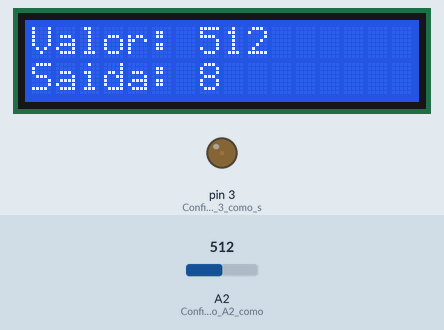
This sketch was run on a simulated Arduino Uno, built with avr-gcc and run on an emulated ATmega328P. Shown: 16×2 character LCD, output pins drawn as LEDs (lit = HIGH). The test bench sets the inputs (shaded band); at power-on: A2 (Configura_o_pino_A2_como) = 512. What the sketch prints to the serial monitor is not drawn.

Above: at 1.2 s.
1.3 s: A2 (Configura_o_pino_A2_como) set to 306
At 2.9 s:
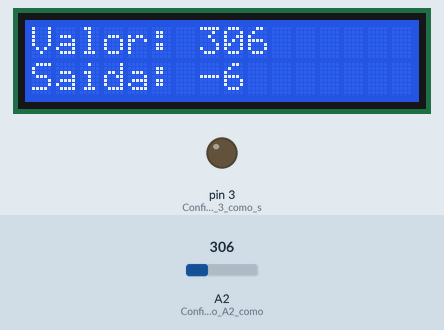
4.3 s: A2 (Configura_o_pino_A2_como) set to 716
At 5.9 s:
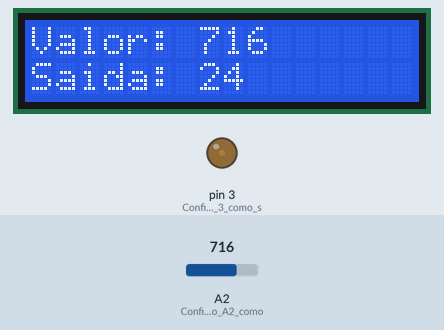
7.3 s: A2 (Configura_o_pino_A2_como) set to 1023
At 8.8 s:
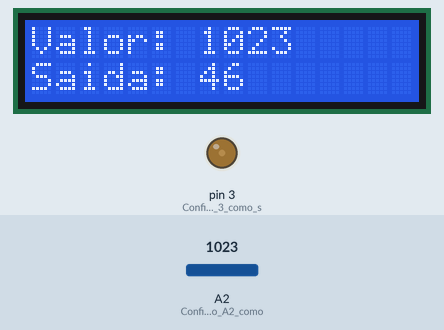
10.3 s: A2 (Configura_o_pino_A2_como) set to 900
At 11.3 s:
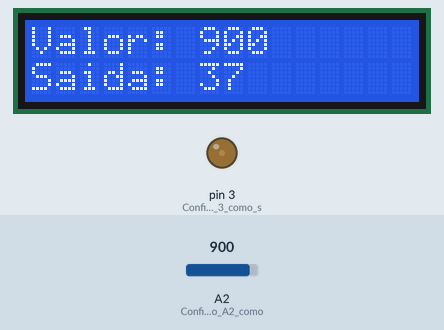
13.3 s: A2 (Configura_o_pino_A2_como) set to 511
At 14.6 s:
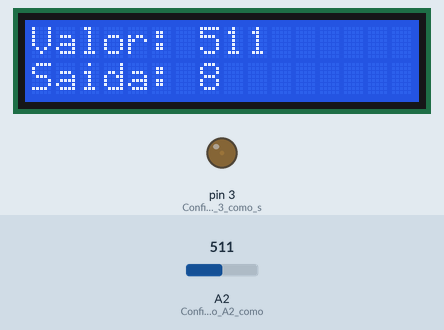
16.3 s: A2 (Configura_o_pino_A2_como) set to 0
At 18.0 s:
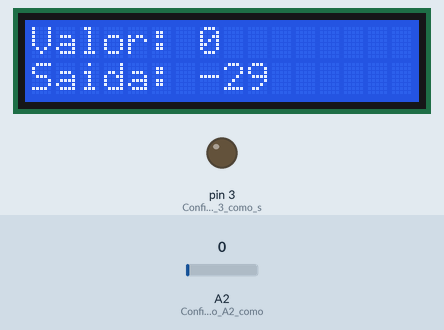
Timing chart, 0 to 19.5 s (numbered marks = the images above; inputs shaded):
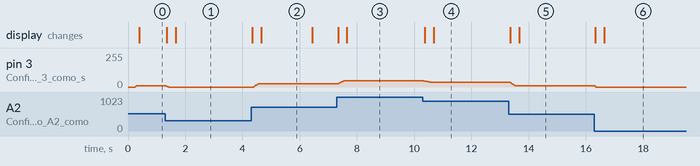

The sketch:

Controle_4bi.ino
```cpp
#include <Wire.h>
#include <LiquidCrystal_I2C.h>

LiquidCrystal_I2C lcd(0x3F, 16, 2);  // Inicializa o display LCD

#define BASE 354  // Define o valor de base do microfone
#define KP 0.5 // Define o teu ganho proporcional
#define KI 0.00001 // Define o teu ganho integral
#define KD 0.1 // Define o teu ganho derivativo

#define NUM_READINGS 10  // Define o número de leituras para calcular a média

int readings[NUM_READINGS];  // Cria um array para armazenar as leituras do sensor
int readIndex = 0;  // Define o índice da leitura atual
int total = 0;  // Define a soma das leituras
int average = 0;  // Define a média das leituras
int lastError = 0;  // Define o último erro

void setup() {
  pinMode(A2, INPUT);  // Configura o pino A2 como entrada
  pinMode(3, OUTPUT);  // Configura o pino 3 como saída (este pino suporta PWM)

  // Inicia o display
  lcd.init();
  lcd.backlight();

  // Inicializa todas as leituras para 0
  for (int i = 0; i < NUM_READINGS; i++) {
    readings[i] = 0;
  }

  // Inicia a comunicação serial
  Serial.begin(9600);
}

void loop() {

  // Subtrai a última leitura
  total = total - readings[readIndex];

  // Lê o valor do sensor e armazena no array
  readings[readIndex] = analogRead(A2);

  // Adiciona a leitura ao total
  total = total + readings[readIndex];

  // Avança para a próxima posição no array
  readIndex = readIndex + 1;

  // Se estiveres no final do array, volta para o início
  if (readIndex >= NUM_READINGS) {
    readIndex = 0;
  }

  // Calcula a média
  average = total / NUM_READINGS;

  // Calcula o erro
  int error = average - BASE;

  // Calcula a saída de controle
  static int integral = 0;  // Integral do erro
  integral += error;
  int derivative = error - lastError;  // Derivada do erro
  lastError = error;
  int output = KP * error + KI * integral + KD * derivative;

  // Limpa o display
  lcd.clear();

  // Escreve o valor do sensor no display
  lcd.setCursor(0, 0);
  lcd.print("Valor: ");
  lcd.print(average);

  // Lineariza a saída
  int linearOutput = map(output, 0, 1023, -3, 150);

  lcd.setCursor(0, 1);
  lcd.print("Saida: ");
  lcd.print(linearOutput);

  // Ajusta a intensidade do LED com base no valor de saída
  int ledOutput = constrain(linearOutput, 0, 255);  // Garante que a saída esteja entre 0 e 255
  analogWrite(3, ledOutput);

  // Imprime a variável saída do controle na porta serial
  Serial.println(linearOutput);
}
```

Measured:
- after the input at 1.3 s, pin 3 (Configura_o_pino_3_como_s): 8/255 → 0/255 at once; the display: first changes after 0.06 s (image 1 shows a later state)
- after the input at 4.3 s, pin 3 (Configura_o_pino_3_como_s): rises from 0/255 to 24/255 in 0.16 s, then falls to 23/255 in 1.9 s; the display: first changes at once (image 2 shows a later state)
- after the input at 10.3 s, pin 3 (Configura_o_pino_3_como_s): moves from 46/255 to 37/255 over 0.20 s, starting at once; the display: first changes after 0.06 s (image 4 shows a later state)
- after the input at 13.3 s, pin 3 (Configura_o_pino_3_como_s): moves from 37/255 to 8/255 over 0.20 s, starting at once; the display: first changes after 0.06 s (image 5 shows a later state)
- after the input at 16.3 s, pin 3 (Configura_o_pino_3_como_s): 8/255 → 0/255 at once; the display: first changes at once (image 6 shows a later state)
- what the display in image 2 shows lasts 1.7 s, from 4.7 s to 6.4 s
